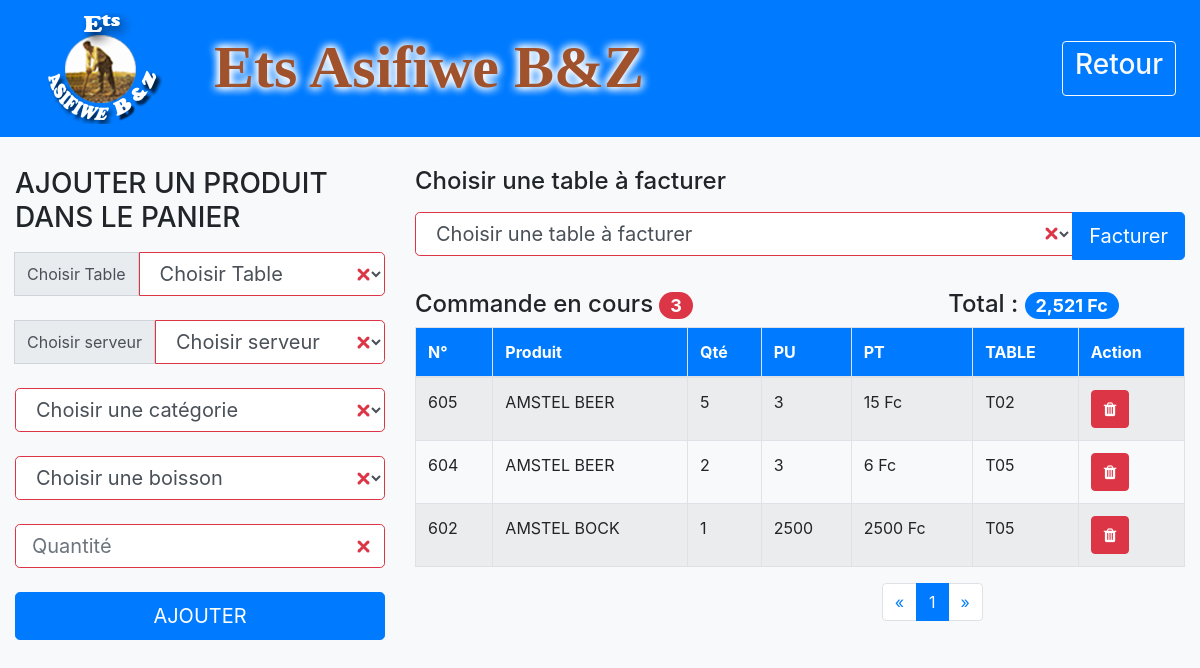
Screenshot of /php/pages/venteRestaurant.php (signed in) with the database file from the repository.
### tables this page shows
CREATE TABLE IF NOT EXISTS `panier` (
  `idPanier` int(11) NOT NULL AUTO_INCREMENT,
  `datePanier` timestamp NOT NULL DEFAULT CURRENT_TIMESTAMP,
  `designation` varchar(50) NOT NULL,
  `qtePanier` double NOT NULL,
  `puPanier` double NOT NULL,
  `ptPanier` double NOT NULL,
  `etatPanier` varchar(25) DEFAULT NULL,
  `idTable` int(11) NOT NULL,
  `id_serveur` int(11) NOT NULL,
  `product` char(1) NOT NULL,
  `modePaie` varchar(10) NOT NULL,
  `accompte` double NOT NULL,
  `reste` double NOT NULL,
  `idPv` int(11) NOT NULL,
  `idBoiss` int(11) NOT NULL,
  PRIMARY KEY (`idPanier`),
  KEY `idTable` (`idTable`),
  KEY `id_serveur` (`id_serveur`),
  KEY `idPv` (`idPv`)
);

CREATE TABLE IF NOT EXISTS `tablepv` (
  `idTable` int(11) NOT NULL AUTO_INCREMENT,
  `designTable` varchar(10) DEFAULT NULL,
  `zone` varchar(50) NOT NULL,
  PRIMARY KEY (`idTable`)
);

### php/pages/venteRestaurant.php (the view, shortened to what this page needs)
<?php
	require_once('bd_cnx.php');
?>
<!DOCTYPE html>
<html>
<head>
	<link rel="stylesheet" type="text/css" href="bootstrap/font-awesome-4.3.0/css/font-awesome.min.css">
	<link rel="stylesheet" type="text/css" href="bootstrap/css/bootstrap.min.css">
	<link rel="stylesheet" type="text/css" href="bootstrap/css/style.css">
</head>
<body class="bg-light">
	<nav class="navbar navbar-expand-lg navbar-dark bg-primary">
		<a class="navbar-brand" href="#"><img src="fichiers/photos/bbh_logos.png" class="bbh">
		</a>
		<div class="collapse navbar-collapse" id="navbarSupportedContent">
			<marquee behavior="alternate" >
                        <h1 id="h1_bbh_title" style="font-size: 60px; font-family: century gothic; font-weight: bold; margin-top: 2px; margin-left: 10px; color: sienna; padding-top: 3px;text-shadow: 8px 8px 2px white; text-shadow: 0 0 10px white, 0 0 10px white,0 0 10px white;">Ets Asifiwe B&Z</h1></marquee>
			<ul class="navbar-nav ml-auto">
				<li class="nav-item active">
					<a class="nav-link" href="../ac_sess/ac_bman.php"><button type="button" class="btn btn-outline-light connexion"><h3>Retour</h3></button><span class="sr-only">(current)</span></a>
				</li>
			</ul>
		</div>
	</nav>
	<div class="container-fluid spacer">
		<div class="row">
			<div class="col-md-4">
				<div class="row">
					<div class="col-md"><h3>AJOUTER UN PRODUIT DANS LE PANIER</h3></div>
				</div>
				<div class="row">
				</div>
		          <div id="boisson" style="margin-top: -50px">
		          	<form action="posBoiss.php" method="POST" class="spacer was-validated">
		          		<div class="input-group spacer">
			           			<div class="input-group-append">
			           				<span class="input-group-text">Choisir Table</span>
			           			</div>
			           			<select name="tableId" id="table" class="form-control btn-lg" required="">
			           				<option value="" disabled="" selected="">Choisir Table</option>
			      	  			</select>
			           		</div><br>
			           		<div class="input-group">
			           			<div class="input-group-append">
			           				<span class="input-group-text">Choisir serveur</span>
			           			</div>
			           			<select name="idServeur" id="table" class="form-control btn-lg" required="">
			           				<option value="" disabled="" selected="">Choisir serveur</option>
			      	  			</select>
			           		</div><br>
		           		<select id="liste_cat" class="form-control btn-lg" required="">
		           			<option value="" selected="" disabled="">Choisir une catégorie</option>
                        </select><br>
		           		<select name="idStock" id="list_boisson" class="form-control btn-lg" required="">
						    <option value="" selected="" disabled="">Choisir une boisson</option>
						</select><br>
						<input type="number" name="qteSort" class="form-control btn-lg" placeholder="Quantité" required="" autocomplete="off"><br>
						<button type="submit" class="btn btn-primary btn-lg btn-block" data-toggle="tooltip" title="Cliquer pour ajouter une commande" name="save">AJOUTER</button>
		           </form>
		          </div>
		    </div>
	      <div class="col-md-8">
	      	  <div class="row">
	      	  	<div class="col-md-12">
	      	  		<form action="../facturePdv.php" method="GET" class="was-validated">
	      	  			<label for="table"><h4>Choisir une table à facturer</h4></label>
	      	  			<div class="input-group">
	      	  				<select name="tableId" id="table" class="form-control btn-lg" required="">
	      	  					<option value="" selected="" disabled="">Choisir une table à facturer</option>
		      	  			</select>
		      	  			<div class="input-group-append">
							    <button type="submit" class="btn btn-primary btn-lg d-inline" data-toggle="tooltip" title="Cliquer pour imprimer la facture de la table séléctionnée">Facturer</button>
							</div>
	      	  			</div>
	      	  		</form>
	      	  	</div>
	      	  </div>
	      	  <div class="row">
	      	  	<div class="col-md-8">
	      	  		<h4 class="spacer">Commande en cours
		          	<?php
			          	$count = $bd->query("SELECT  COUNT(*) AS nbre FROM panier WHERE etatPanier='wait' ");
	                    $nbre=$count->fetch(PDO::FETCH_ASSOC);
	                    ?>
	                           	<span class="badge badge-danger badge-pill">
	                           		<?php echo $nbre['nbre']; ?>
		          </h4>
	      	  	</div>
	      	  	<div class="col-md-4  spacer">
	      	  		<h4>Total :
	      	  			<?php
		          			$count = $bd->query("SELECT  SUM(ptPanier) AS nbre FROM panier WHERE etatPanier='wait' ");
                    		$nbre=$count->fetch(PDO::FETCH_ASSOC);?>
                    		<span class="badge badge-primary badge-pill"><?php
                           echo number_format($nbre['nbre'],0).' Fc'; ?>
                           </span>
	      	  		</h4>
	      	  	</div>
	      	  </div>
	          <div class="row">
	          	 <div class="col-md-12">
	 				<table id="tab" class="display table table-bordered table-striped table">
		          	<thead>
		          		<tr style="font-weight:bold" class="btn-primary">
                            <th>N°</th>
                            <th>Produit</th>
                            <th>Qté</th>
                            <th>PU</th>
                            <th>PT</th>
                            <th>TABLE</th>
		          			<td>Action</td>
		          		</tr>
		          	</thead>
		          	<tbody>
		          		<?php
		          			$limit=8;
							$page = isset($_GET['page'])?$_GET['page']:1;
							$start = ($page-1)*$limit;
		          			$req = $bd->query("SELECT * FROM panier AS A,tablepv AS B WHERE A.idTable = B.idTable AND  etatPanier='wait'  ORDER BY idPanier DESC LIMIT $start,$limit");
		          			$res = $bd->query("SELECT count(*) as total FROM panier AS A,tablepv AS B WHERE A.idTable = B.idTable AND  etatPanier='wait'  ORDER BY idPanier DESC ");
		          			$don1 = $res->fetch();
							$total = $don1['total'];
							$nbrePage=ceil($total/$limit);
							if ($page==1) {
								$prec = $page;
							}else {
								$prec = $page-1;
							}
							if ($page==$nbrePage) {
								$suiv =$nbrePage;
							}
							else{
								$suiv = $page+1;
							}
		          			while($don=$req->fetch()):
		          				?>
		          		<tr>
                                <td><?php echo $don['idPanier']; ?></td>
                                <td><?php echo $don['designation'] ?></td>
                                <td><?php echo $don['qtePanier'] ?></td>
                                <td><?php echo $don['puPanier'] ?></td>
                                <td><?php echo $don['ptPanier'].' Fc' ?></td>
                                <td><?php echo $don['designTable'] ?></td>
								<td>
									<button type="button" class="btn btn-danger supBtn"><span class="fa fa-trash"></span>
									</button>
								</td>
						</tr>
		          		<?php
		          		 endwhile;?>
		          	</tbody>
		          </table>
	          	 </div>
	          </div>
	          <div class="row">
	          	 <div class="col-5 offset-7">
	          	 	<nav aria-label="Page navigation example">
	          			<ul class="pagination pg-blue">
			    		<li class="page-item">
			    			<a  class="page-link" aria-label="Previous" href="venteRestaurant.php?page=<?php echo $prec;?>">
			    				<span aria-hidden="true">&laquo;</span>
			    			</a>
			    		</li>
			    		<?php
			    			for($i=1;$i<=$nbrePage;$i++) {
			    		?>
			    		<li class="page-item <?php echo(($page==$i)?'active':'')?>"><a  class="page-link" href="venteRestaurant.php?page=<?php echo $i;?>"><?php echo $i;?></a></li>
			    		<?php
			    		}?>
			    		<li class="page-item">
			    			<a  class="page-link" aria-label="Next" href="venteRestaurant.php?page=<?php echo $suiv;?>">
			    				<span aria-hidden="true">&raquo;</span>
			    			</a>
			    		</li>
			    	</ul>
	          		</nav>
	          	 </div>
	          </div>
	    </div>
			</div>
		</div>
</body>
</html>

### php/pages/venteRestaurant.php (style rules this page uses)
.spacer { margin-top:30px; }
#h1_bbh_title { font-family: century gothic; font-size:4em; font-weight: bold; margin-top: 2px; margin-left: 10px; color: white; padding-top: 3px; }

### rows the page displays
panier: idPanier "605", designation "AMSTEL BEER", qtePanier "5", puPanier "3", ptPanier "15", idTable.designTable "T02"
panier: idPanier "604", designation "AMSTEL BEER", qtePanier "2", puPanier "3", ptPanier "6", idTable.designTable "T05"
panier: idPanier "602", designation "AMSTEL BOCK", qtePanier "1", puPanier "2500", ptPanier "2500", idTable.designTable "T05"

### other values shown
$nbre['nbre'] "3"
$nbre['nbre'] "2,521"
